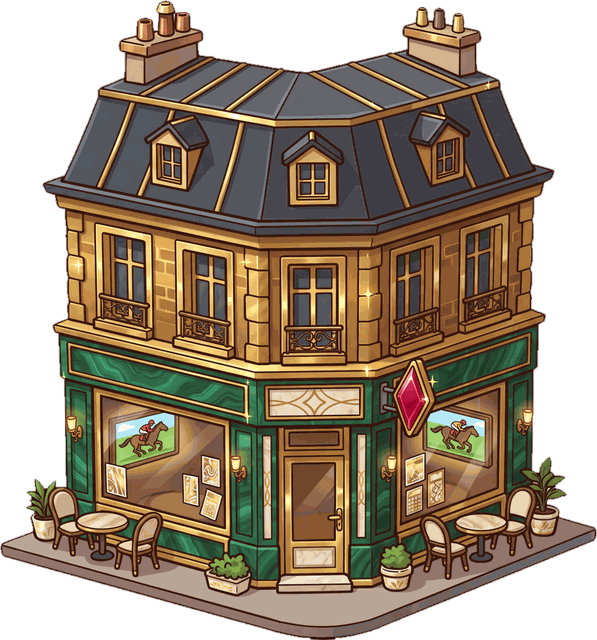
#> input picture assets/img/bld-balto-or.png, 597 x 640 px; its folder holds only this picture in this run
$ python mockup.py ../assets/img/bld-balto-or.png out.png
#> lines starting #> are read from the running program, lines starting #| are printed output that depends on the picture
#!/usr/bin/env python3
"""Simulation : pose les bâtiments (assets/img/bld-*.png) sur un fond. Positions en % : x = centre, y = pied, w = largeur.
usage : python3 tools/mockup.py fond.png sortie.png 'appart:22,62,30' 'balto:78,62,30' ..."""
import sys, os
from PIL import Image, ImageDraw, ImageFont
root = os.path.dirname(os.path.dirname(os.path.abspath(__file__)))
bg = Image.open(sys.argv[1]).convert('RGBA').resize((540, 960))
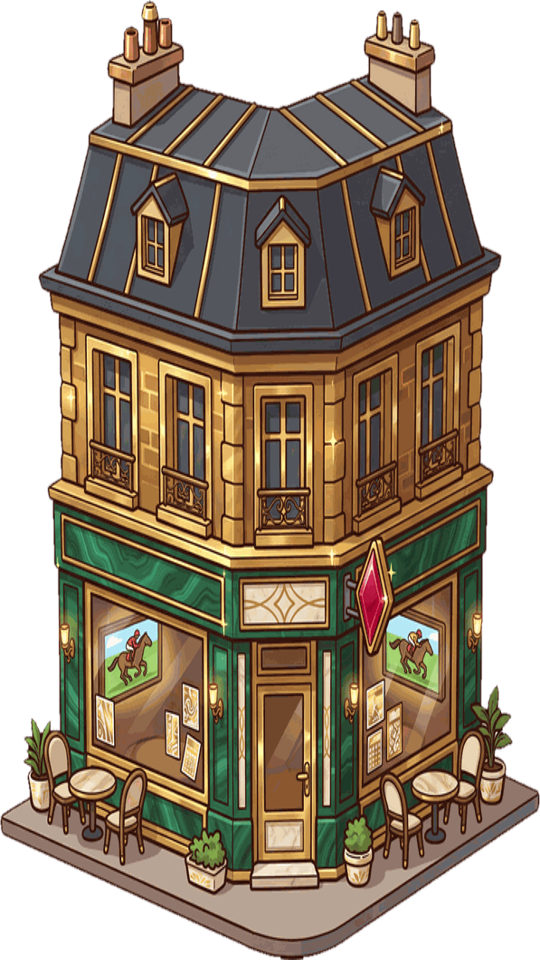
#> bg: PIL image 540x960 RGBA; mean R, G, B, A 83.2, 68.1, 49.8, 175.7; transparent parts drawn white
names = {'appart': 'Mon appart', 'balto': 'Le Balto', 'casino': 'Lucky Palace', 'shop': 'Le Comptoir'}
try: font = ImageFont.truetype(os.path.join(root, 'refs', 'Lilita.ttf'), 20)
except Exception:
    font = ImageFont.truetype('/System/Library/Fonts/Supplemental/Arial Bold.ttf', 18)
d = ImageDraw.Draw(bg)
for spec in sys.argv[3:]:
    k, v = spec.split(':'); x, y, w = map(float, v.split(','))
    im = Image.open(os.path.join(root, 'assets/img', f'bld-{k}.png')).convert('RGBA')
    W = int(540 * w / 100); H = int(im.height * W / im.width); im = im.resize((W, H), Image.LANCZOS)
    px, py = int(540 * x / 100 - W / 2), int(960 * y / 100 - H)
    bg.alpha_composite(im, (px, py))
    t = names.get(k, k); tw = d.textlength(t, font=font)
    bx, by = int(540 * x / 100 - tw / 2 - 10), int(960 * y / 100 - 14)
    d.rounded_rectangle([bx, by, bx + tw + 20, by + 28], 12, fill=(107, 66, 38), outline=(42, 26, 16), width=3)
    d.text((bx + 10, by + 3), t, fill='white', font=font, stroke_width=2, stroke_fill=(42, 26, 16))
bg.convert('RGB').save(sys.argv[2])
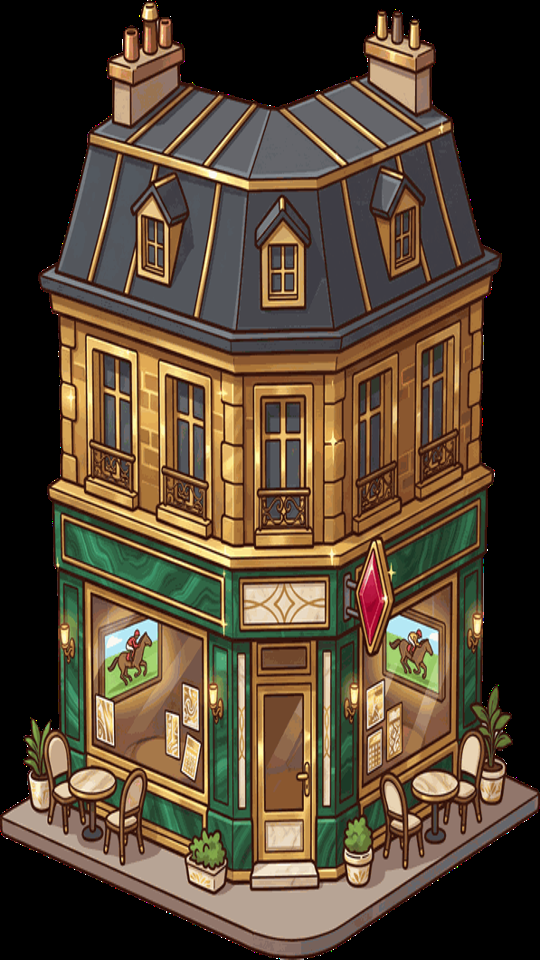
#> saved as out.png: PIL image 540x960 RGB; mean R, G, B 83.2, 68.1, 49.8

$ run again, on assets/img/bld-casino-or.png
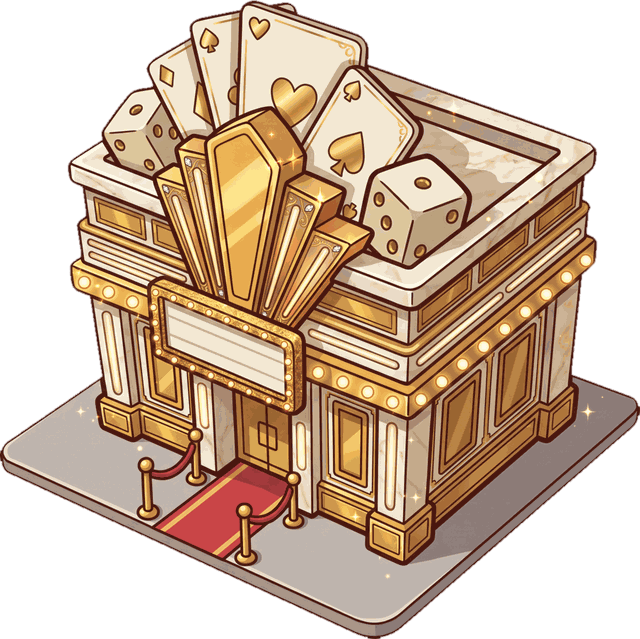
#> input picture assets/img/bld-casino-or.png, 640 x 639 px
#> `bg = Image.open(sys.argv[1]).convert('RGBA').resize((540, 960))`:
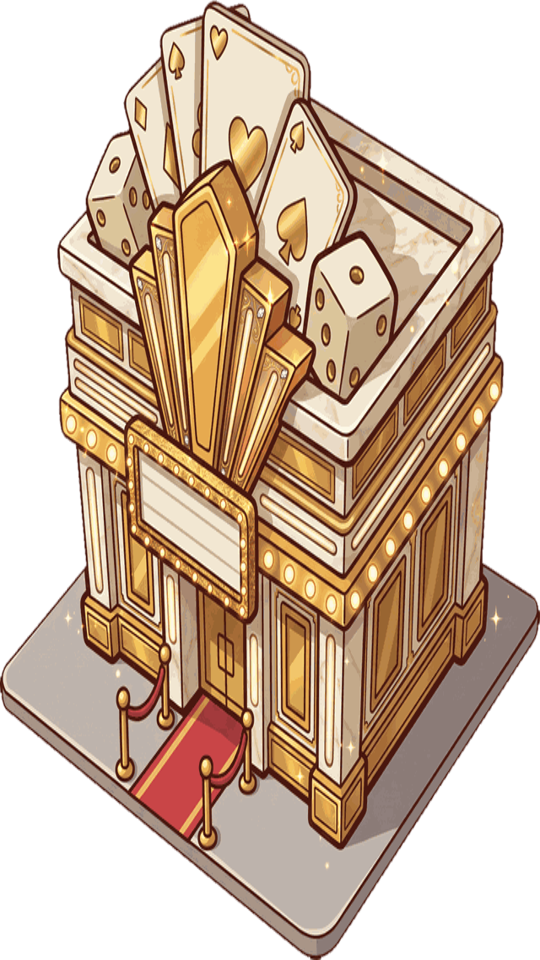
#> bg: PIL image 540x960 RGBA; mean R, G, B, A 114.3, 91.4, 71, 160.7; transparent parts drawn white
#> `bg.convert('RGB').save(sys.argv[2])`:
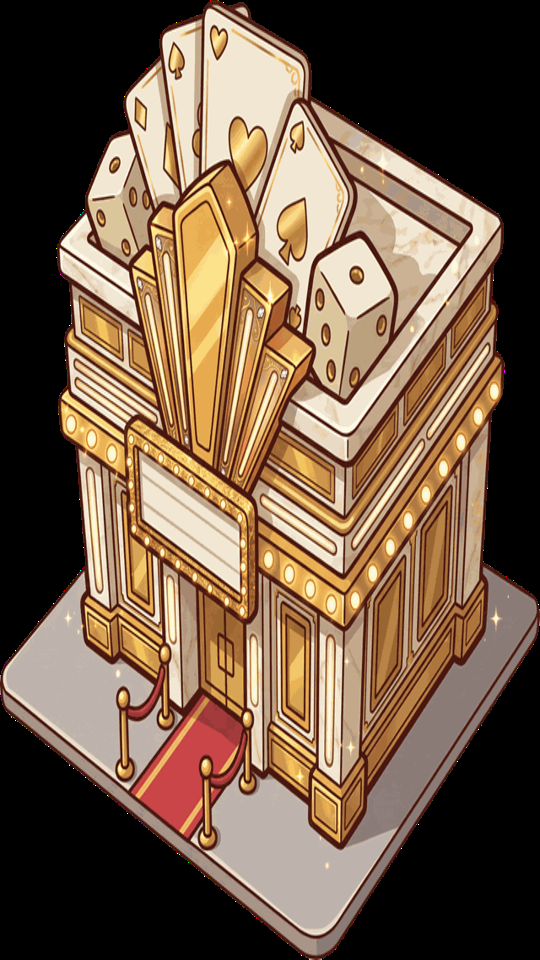
#> saved as out.png: PIL image 540x960 RGB; mean R, G, B 114.3, 91.4, 71

$ run again, on assets/img/bld-kiosque-neon.png
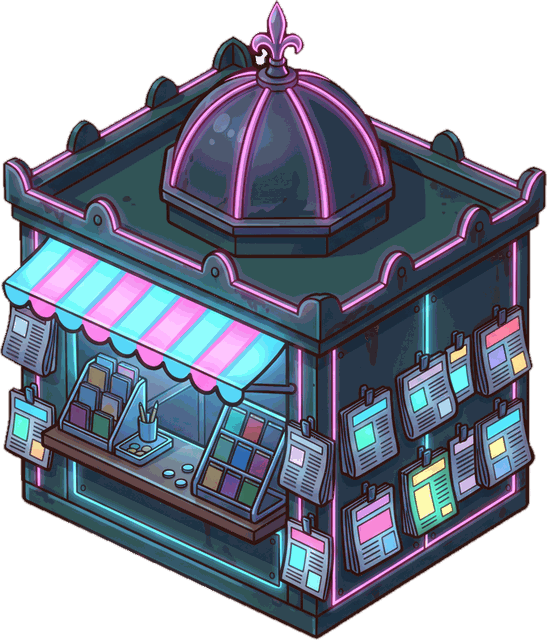
#> input picture assets/img/bld-kiosque-neon.png, 547 x 640 px
#> `bg = Image.open(sys.argv[1]).convert('RGBA').resize((540, 960))`:
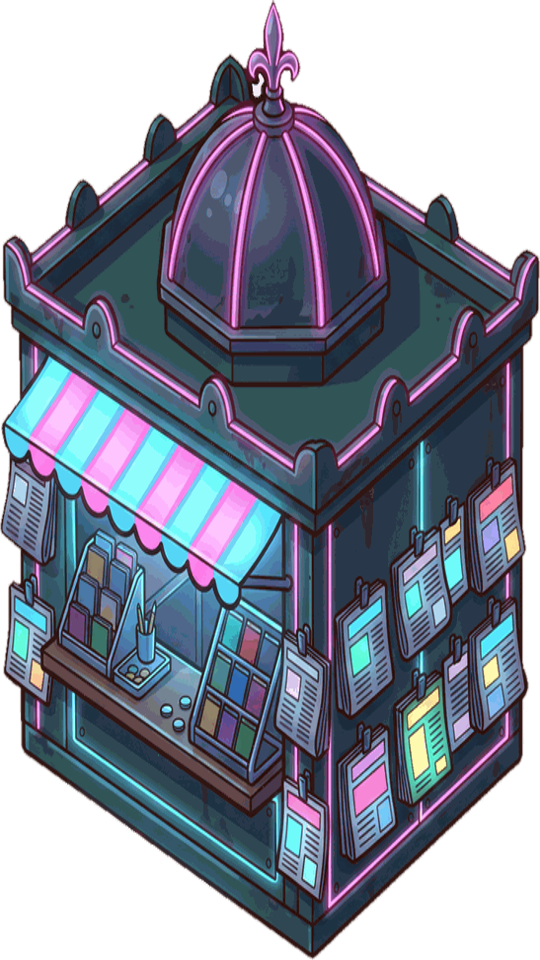
#> bg: PIL image 540x960 RGBA; mean R, G, B, A 58.2, 63.7, 78.5, 174.1; transparent parts drawn white
#> `bg.convert('RGB').save(sys.argv[2])`:
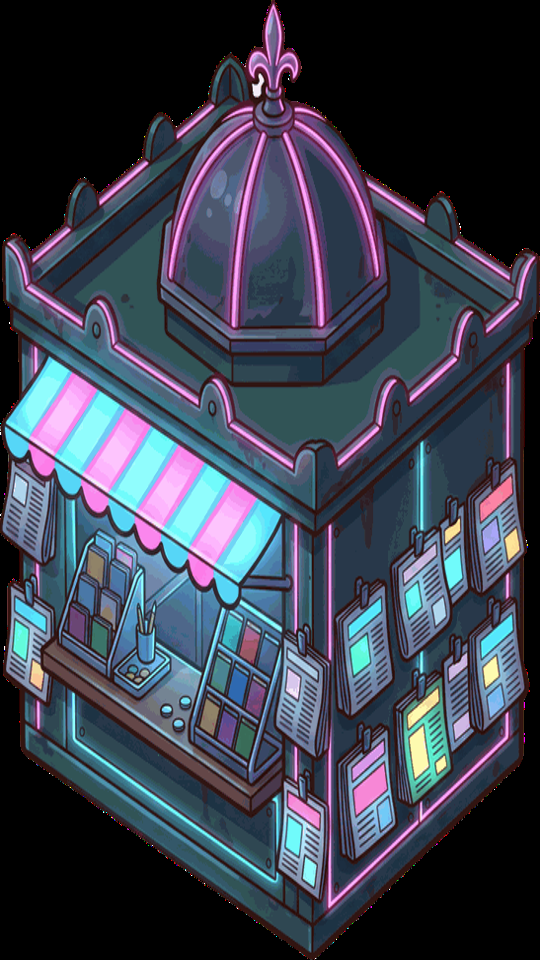
#> saved as out.png: PIL image 540x960 RGB; mean R, G, B 58.2, 63.7, 78.5
